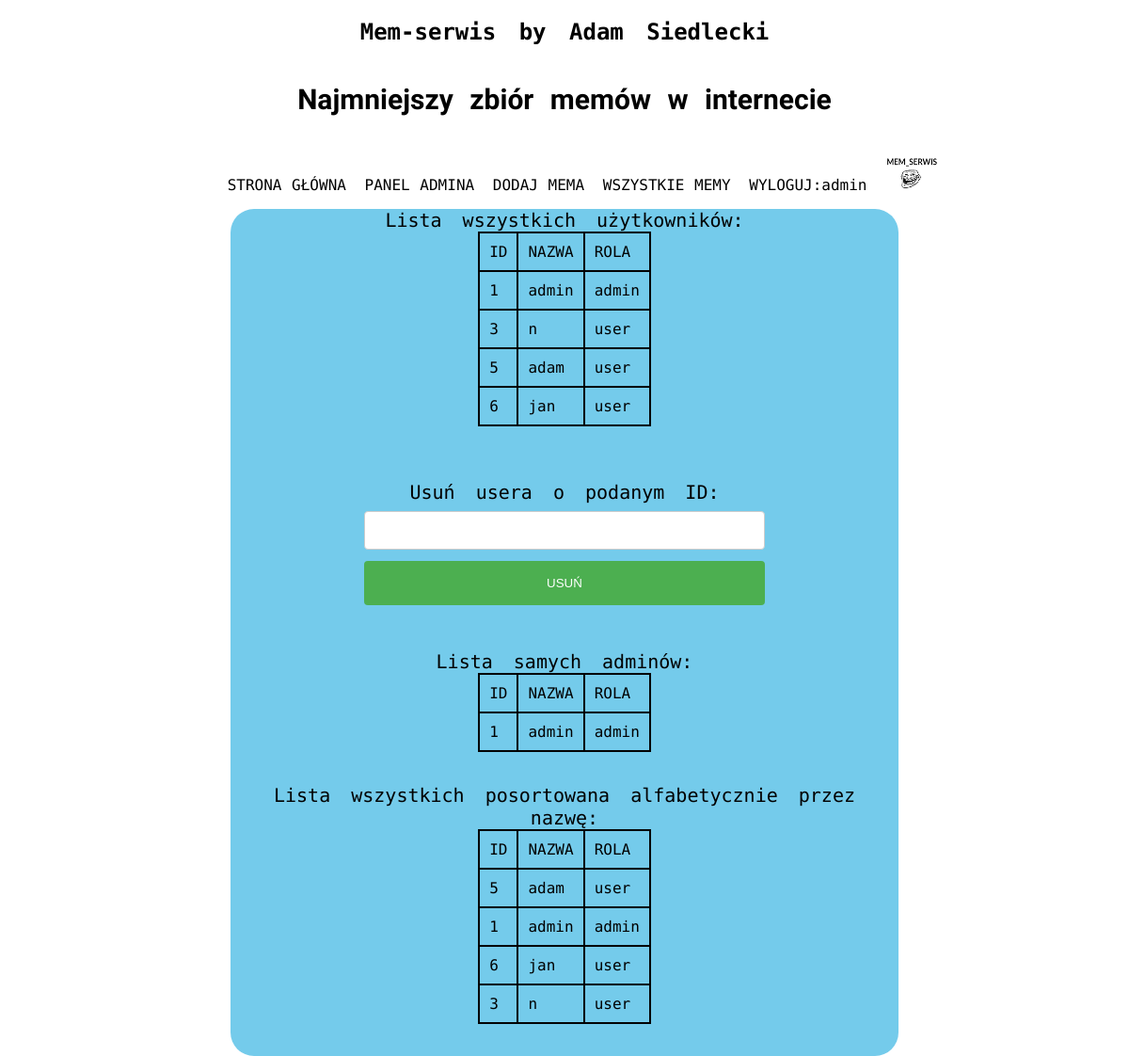
The page /admin-panel.php (signed in) on the database its author committed.
### tables this page shows
CREATE TABLE `users` (
  `id` int(11) NOT NULL,
  `login` text NOT NULL,
  `password` text NOT NULL,
  `role` text NOT NULL
);

### database.php (called while the page is built, shortened)
<?php
    function getDbConnection(){
        $config = include_once("config.php");
        $host = $config['host'];
        $password = $config['password'];
        $user = "root";
        $db = "mem-serwis-db";
        try {
            $connection = new mysqli($host, $user, $password, $db);
            return $connection;
        }catch (Exception $e){
            $error = $e->getMessage();
            echo $error;
            return $error;
        }
    }
    function getAllUsers(){
        $connection = getDbConnection();
        $query = "SELECT * FROM users ";
        $result = $connection->query($query);
        return $result;
    }
    function getAllUsersAlphabeticOrder(){
        $connection = getDbConnection();
        $query = "SELECT * FROM users ORDER BY login ASC";
        $result = $connection->query($query);
        return $result;
    }
    function getOnlyAdmins(){
        $connection = getDbConnection();
        $query = "SELECT * FROM users WHERE role='admin'";
        $result = $connection->query($query);
        return $result;
    }
?>

### admin-panel.php (the view, shortened to what this page needs)
<?php
require_once 'database.php';
?>
<html>
<head>
    <link rel="stylesheet" type="text/css" href="style.css">
</head>
<body>
    <div id="container">
        <div id="header">
            <h2>Mem-serwis by Adam Siedlecki</h2>
            <h4>Najmniejszy zbiór memów w internecie</h4>
            <div id="menu">
                <ul>
                    <li><a class="menu-item" href="index.php">STRONA GŁÓWNA</a></li>
                    <li><a class="menu-item" href="admin-panel.php">PANEL ADMINA</a></li>
                    <li><a class="menu-item" href="add-meme.php">DODAJ MEMA</a></li>
                    <li><a class="menu-item" href="all-memes.php">WSZYSTKIE MEMY</a></li>
                    <?php
                        if (isset($_SESSION['logged_id'])) {
                            echo '<li><a class="menu-item" href="logout.php">WYLOGUJ:'.$_SESSION['username'].'</a></li>';
                        }
                    ?>
                    <img class="logo" src="img/favicon.png">
                </ul>
            </div>
        </div>
        <div id="content">
                    Lista wszystkich użytkowników: </br>
                    <?php
                     if($_SESSION["role"]=="admin"){
                        $users = getAllUsers();
                        echo "<table>";
                        echo "<tr> <td>ID </td> <td>NAZWA </td> <td> ROLA </td>  </tr>";
                        while($row = $users->fetch_assoc()){
                            echo "<tr> <td>".$row['id']." </td> <td> ".$row['login']." </td> <td> ".$row['role']." </td> </tr>";
                        }
                        echo "</table>";
                        echo '</br> </br>
                        Usuń usera o podanym ID:
                        <form method="POST" action="admin-panel.php">
                            <input type="number" name="userIdToDelete"> </br>
                            <input type="submit" value="USUŃ"> </br>
                        </form>';
                     }else{
                         echo "ACCESS DENIED";
                     }
                    ?>
                    Lista samych adminów: </br>
                    <?php
                     if($_SESSION["role"]=="admin"){
                        $users = getOnlyAdmins();
                        echo "<table>";
                        echo "<tr> <td>ID </td> <td>NAZWA </td> <td> ROLA </td>  </tr>";
                        while($row = $users->fetch_assoc()){
                            echo "<tr> <td>".$row['id']." </td> <td> ".$row['login']." </td> <td> ".$row['role']." </td> </tr>";
                        }
                        echo "</table>";
                     }else{
                         echo "ACCESS DENIED";
                     }
                    ?>
                    Lista wszystkich posortowana alfabetycznie przez nazwę: </br>
                    <?php
                     if($_SESSION["role"]=="admin"){
                        $users = getAllUsersAlphabeticOrder();
                        echo "<table>";
                        echo "<tr> <td>ID </td> <td>NAZWA </td> <td> ROLA </td>  </tr>";
                        while($row = $users->fetch_assoc()){
                            echo "<tr> <td>".$row['id']." </td> <td> ".$row['login']." </td> <td> ".$row['role']." </td> </tr>";
                        }
                        echo "</table>";
                     }else{
                         echo "ACCESS DENIED";
                     }
                    ?>
        </div>
    </div>
</body>
</html>

### style.css (style rules this page uses)
#container { word-spacing: 10px; font-family: 'Roboto Mono', monospace; text-align:center; width: 100%; height:100%; }
#header { margin-top: 20px; background-color: white; //padding-top: 10px; }
img.logo { width:5%; height: 5%; }
#content { background-color: rgb(116, 203, 235); margin-left: auto; margin-right: auto; width:60%; height: auto; border-radius: 25px; font-size: 20px; }
#menu { color: black; }
#menu li { display: inline-block; }
a:link { word-spacing: 1px; color: black; text-decoration: none; }
input[type=button], input[type=submit], input[type=reset] { background-color: #4CAF50; border: none; color: white; padding: 16px 32px; text-decoration: none; margin: 4px 2px; cursor: pointer; }
table { margin-left: auto; margin-right: auto; border-collapse: collapse; padding: 10px; margin-bottom: 10px; }
td { border: 2px solid black; padding: 10px; }
input, select { width: 60%; padding: 12px 20px; margin: 8px 0; display: inline-block; border: 1px solid #ccc; border-radius: 4px; box-sizing: border-box; }
h4 { font-family: 'Amatic SC', cursive; font-size: 30px; }

### rows shown on the page
users: id "1", login "admin", role "admin"
users: id "3", login "n", role "user"
users: id "5", login "adam", role "user"
users: id "6", login "jan", role "user"

### other values the page prints
$_SESSION['username'] "admin"
